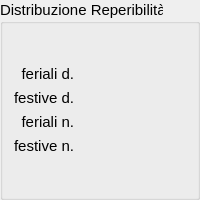
           <widget class="QGroupBox" name="groupBox_11">
            <property name="maximumSize">
             <size>
              <width>16777215</width>
              <height>200</height>
             </size>
            </property>
            <property name="font">
             <font>
              <pointsize>11</pointsize>
             </font>
            </property>
            <property name="title">
             <string>Distribuzione Reperibilità</string>
            </property>
            <layout class="QHBoxLayout" name="horizontalLayout_3">
             <item>
              <layout class="QVBoxLayout" name="verticalLayout_16">
               <item>
                <spacer name="verticalSpacer_17">
                 <property name="orientation">
                  <enum>Qt::Vertical</enum>
                 </property>
                 <property name="sizeHint" stdset="0">
                  <size>
                   <width>20</width>
                   <height>40</height>
                  </size>
                 </property>
                </spacer>
               </item>
               <item>
                <layout class="QGridLayout" name="gridLayout_5">
                 <item row="0" column="0">
                  <widget class="QLabel" name="label_90">
                   <property name="sizePolicy">
                    <sizepolicy hsizetype="Preferred" vsizetype="Preferred">
                     <horstretch>0</horstretch>
                     <verstretch>0</verstretch>
                    </sizepolicy>
                   </property>
                   <property name="maximumSize">
                    <size>
                     <width>80</width>
                     <height>16777215</height>
                    </size>
                   </property>
                   <property name="font">
                    <font>
                     <pointsize>11</pointsize>
                    </font>
                   </property>
                   <property name="text">
                    <string>feriali d.</string>
                   </property>
                   <property name="alignment">
                    <set>Qt::AlignRight|Qt::AlignTrailing|Qt::AlignVCenter</set>
                   </property>
                  </widget>
                 </item>
                 <item row="0" column="1">
                  <widget class="QLabel" name="r_d_fer">
                   <property name="minimumSize">
                    <size>
                     <width>50</width>
                     <height>0</height>
                    </size>
                   </property>
                   <property name="font">
                    <font>
                     <pointsize>11</pointsize>
                     <weight>75</weight>
                     <bold>true</bold>
                    </font>
                   </property>
                   <property name="text">
                    <string/>
                   </property>
                   <property name="alignment">
                    <set>Qt::AlignCenter</set>
                   </property>
                  </widget>
                 </item>
                 <item row="1" column="0">
                  <widget class="QLabel" name="label_94">
                   <property name="sizePolicy">
                    <sizepolicy hsizetype="Preferred" vsizetype="Preferred">
                     <horstretch>0</horstretch>
                     <verstretch>0</verstretch>
                    </sizepolicy>
                   </property>
                   <property name="maximumSize">
                    <size>
                     <width>80</width>
                     <height>16777215</height>
                    </size>
                   </property>
                   <property name="font">
                    <font>
                     <pointsize>11</pointsize>
                    </font>
                   </property>
                   <property name="text">
                    <string>festive d.</string>
                   </property>
                   <property name="alignment">
                    <set>Qt::AlignRight|Qt::AlignTrailing|Qt::AlignVCenter</set>
                   </property>
                  </widget>
                 </item>
                 <item row="1" column="1">
                  <widget class="QLabel" name="r_d_fes">
                   <property name="minimumSize">
                    <size>
                     <width>50</width>
                     <height>0</height>
                    </size>
                   </property>
                   <property name="font">
                    <font>
                     <pointsize>11</pointsize>
                     <weight>75</weight>
                     <bold>true</bold>
                    </font>
                   </property>
                   <property name="text">
                    <string/>
                   </property>
                   <property name="alignment">
                    <set>Qt::AlignCenter</set>
                   </property>
                  </widget>
                 </item>
                 <item row="2" column="0">
                  <widget class="QLabel" name="label_98">
                   <property name="sizePolicy">
                    <sizepolicy hsizetype="Preferred" vsizetype="Preferred">
                     <horstretch>0</horstretch>
                     <verstretch>0</verstretch>
                    </sizepolicy>
                   </property>
                   <property name="maximumSize">
                    <size>
                     <width>80</width>
                     <height>16777215</height>
                    </size>
                   </property>
                   <property name="font">
                    <font>
                     <pointsize>11</pointsize>
                    </font>
                   </property>
                   <property name="text">
                    <string>feriali n.</string>
                   </property>
                   <property name="alignment">
                    <set>Qt::AlignRight|Qt::AlignTrailing|Qt::AlignVCenter</set>
                   </property>
                  </widget>
                 </item>
                 <item row="2" column="1">
                  <widget class="QLabel" name="r_n_fer">
                   <property name="minimumSize">
                    <size>
                     <width>50</width>
                     <height>0</height>
                    </size>
                   </property>
                   <property name="font">
                    <font>
                     <pointsize>11</pointsize>
                     <weight>75</weight>
                     <bold>true</bold>
                    </font>
                   </property>
                   <property name="text">
                    <string/>
                   </property>
                   <property name="alignment">
                    <set>Qt::AlignCenter</set>
                   </property>
                  </widget>
                 </item>
                 <item row="3" column="0">
                  <widget class="QLabel" name="label_102">
                   <property name="sizePolicy">
                    <sizepolicy hsizetype="Preferred" vsizetype="Preferred">
                     <horstretch>0</horstretch>
                     <verstretch>0</verstretch>
                    </sizepolicy>
                   </property>
                   <property name="maximumSize">
                    <size>
                     <width>80</width>
                     <height>16777215</height>
                    </size>
                   </property>
                   <property name="font">
                    <font>
                     <pointsize>11</pointsize>
                    </font>
                   </property>
                   <property name="text">
                    <string>festive n.</string>
                   </property>
                   <property name="alignment">
                    <set>Qt::AlignRight|Qt::AlignTrailing|Qt::AlignVCenter</set>
                   </property>
                  </widget>
                 </item>
                 <item row="3" column="1">
                  <widget class="QLabel" name="r_n_fes">
                   <property name="minimumSize">
                    <size>
                     <width>50</width>
                     <height>0</height>
                    </size>
                   </property>
                   <property name="font">
                    <font>
                     <pointsize>11</pointsize>
                     <weight>75</weight>
                     <bold>true</bold>
                    </font>
                   </property>
                   <property name="text">
                    <string/>
                   </property>
                   <property name="alignment">
                    <set>Qt::AlignCenter</set>
                   </property>
                  </widget>
                 </item>
                </layout>
               </item>
               <item>
                <spacer name="verticalSpacer_18">
                 <property name="orientation">
                  <enum>Qt::Vertical</enum>
                 </property>
                 <property name="sizeHint" stdset="0">
                  <size>
                   <width>20</width>
                   <height>40</height>
                  </size>
                 </property>
                </spacer>
               </item>
              </layout>
             </item>
             <item>
              <layout class="QVBoxLayout" name="verticalLayout_18">
               <item>
                <spacer name="verticalSpacer_23">
                 <property name="orientation">
                  <enum>Qt::Vertical</enum>
                 </property>
                 <property name="sizeHint" stdset="0">
                  <size>
                   <width>20</width>
                   <height>17</height>
                  </size>
                 </property>
                </spacer>
               </item>
               <item>
                <widget class="QLabel" name="totOreRep">
                 <property name="font">
                  <font>
                   <pointsize>11</pointsize>
                   <weight>75</weight>
                   <bold>true</bold>
                  </font>
                 </property>
                 <property name="styleSheet">
                  <string notr="true">&quot;border: 2px solid&quot;</string>
                 </property>
                 <property name="text">
                  <string/>
                 </property>
                 <property name="alignment">
                  <set>Qt::AlignCenter</set>
                 </property>
                </widget>
               </item>
               <item>
                <spacer name="verticalSpacer_24">
                 <property name="orientation">
                  <enum>Qt::Vertical</enum>
                 </property>
                 <property name="sizeHint" stdset="0">
                  <size>
                   <width>20</width>
                   <height>17</height>
                  </size>
                 </property>
                </spacer>
               </item>
              </layout>
             </item>
            </layout>
           </widget>
